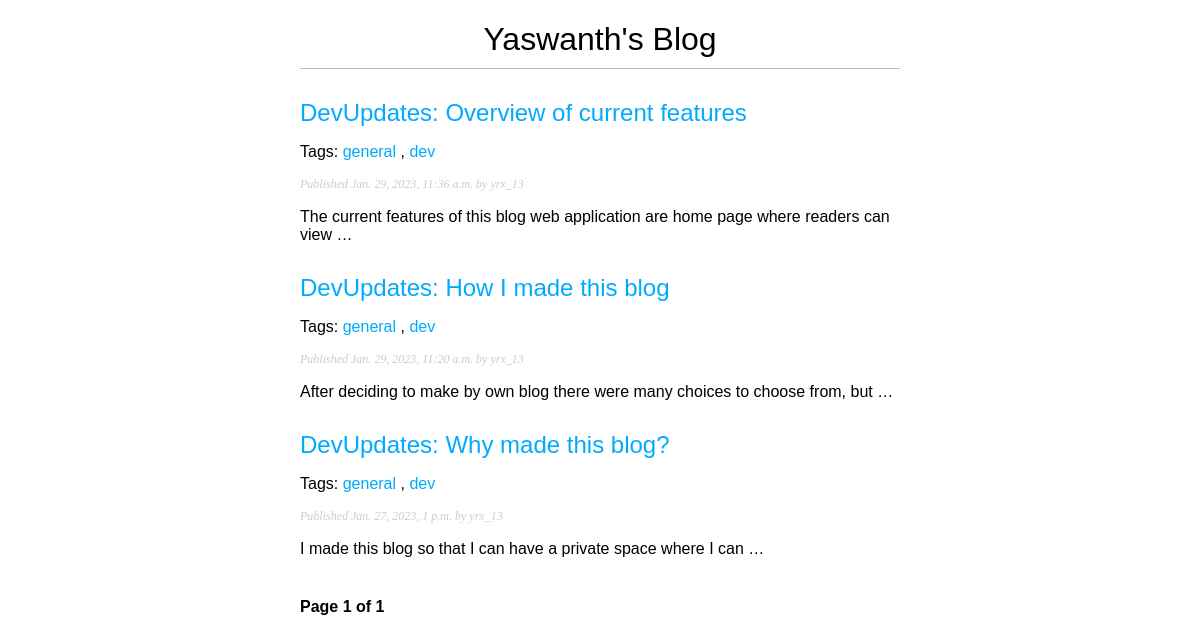
The page / on the database its author committed.
### blog/models.py (models this page shows, shortened)
class Post(models.Model):
    class Status(models.TextChoices):
        DRAFT = "DF", "Draft"
        PUBLISHED = "PB", "Published"
    title = models.CharField(max_length=250)
    slug = models.SlugField(max_length=250, unique_for_date='publish')
    author = models.ForeignKey(User, on_delete=models.CASCADE, related_name='blog_posts')
    body = models.TextField()
    publish = models.DateTimeField(default=timezone.now)
    created = models.DateTimeField(auto_now_add=True)
    updated = models.DateTimeField(auto_now=True)
    status = models.CharField(max_length=2, choices=Status.choices, default=Status.DRAFT)
    objects = models.Manager()
    published = PublishedManager()
    tags = TaggableManager()
    class Meta:
        ordering = ['-publish']
        indexes = [
            models.Index(fields=['-publish'])
        ]
    def get_absolute_url(self):
        return reverse('blog:post_detail', args=[self.publish.year, self.publish.month, self.publish.day, self.slug])

### blog/views.py (the view)
# urls.py: path('', views.post_list, name='post_list'),
def post_list(request, tag_slug = None):
    post_list = Post.published.all()
    tag = None
    if tag_slug:
        tag = get_object_or_404(Tag, slug=tag_slug)
        post_list = post_list.filter(tags__in=[tag])
    paginator = Paginator(post_list, 4)
    page_number = request.GET.get('page',1)
    try:
        posts = paginator.page(page_number)
    except PageNotAnInteger:
        posts = paginator.page(1)
    except EmptyPage:
        posts = paginator.page(paginator.num_pages)
    return render(request, 'blog/post/list.html', {'posts': posts, 'tag': tag})

### blog/models.py (called while the page is built)
    def get_queryset(self):
        return super().get_queryset().filter(status=Post.Status.PUBLISHED)

### blog/templates/blog/post/list.html (shortened to what this page needs)
{% extends 'blog/base.html' %}
{% block content %}
    <h1 style="text-align: center; font-family: cursive, sans-serif;">Yaswanth's Blog</h1>
    {% for post in posts %}
        <div class="card">
            <h2>
                <a href="{{ post.get_absolute_url }}">{{ post.title }}</a>
            </h2>
            <p class="tags">
                Tags:
                {% for tag in post.tags.all %}
                    <a href="{% url "blog:post_list_by_tag" tag.slug %}">
                        {{ tag.name }}
                    </a>
                    {% if not forloop.last %}, {% endif %}
                {% endfor %}
                </p>
            <p class="date">
                Published {{ post.publish }} by {{ post.author }}
            </p>
            {{ post.body|truncatewords:15|linebreaks }}
        </div>
    {% endfor %}
    {% include "pagination.html" with page=posts %}
{% endblock %}

### blog/templates/blog/base.html (shortened to what this page needs)
{% load blog_tags %}
{% load static %}
<!DOCTYPE html>
<html lang="en">
<head>
    <link rel="stylesheet" href="{% static "css/blog.css" %}">
</head>
<body>
    <div id="content">
        {% block content %}
        {% endblock %}
    </div>
</body>
</html>

### blog/templates/pagination.html (shortened to what this page needs)
<div class="pagination">
    <span class="step-links">
        <span class="current">
            Page {{ page.number }} of {{ page.paginator.num_pages }}
        </span>
    </span>
</div>

### blog/static/css/blog.css (style rules this page uses)
body { margin: 0; padding: 0; font-family: helvetica, sans-serif; text-align: center; }
a { color: #00abff; text-decoration: none; }
h1 { font-weight: normal; border-bottom: 1px solid #bbb; padding: 0 0 10px 0; }
h2 { font-weight: normal; margin: 30px 0 0; }
#content { width: 50%; margin: 0 auto; text-align: left; }
p.date { color: #ccc; font-family: georgia, serif; font-size: 12px; font-style: italic; }
.pagination { margin: 40px 0; font-weight: bold; }

### rows shown on the page
Post: title "DevUpdates: Overview of current features", publish "Jan. 29, 2023, 11:36 a.m.", author "yrx_13", body "The current features of this blog web application are home page where readers can view …"
Tag: name "general"
Tag: name "dev"
Post: title "DevUpdates: How I made this blog", publish "Jan. 29, 2023, 11:20 a.m.", author "yrx_13", body "After deciding to make by own blog there were many choices to choose from, but …"
Post: title "DevUpdates: Why made this blog?", publish "Jan. 27, 2023, 1 p.m.", author "yrx_13", body "I made this blog so that I can have a private space where I can …"

### other values the page prints
{{ page.number }} "1"
{{ page.paginator.num_pages }} "1"
